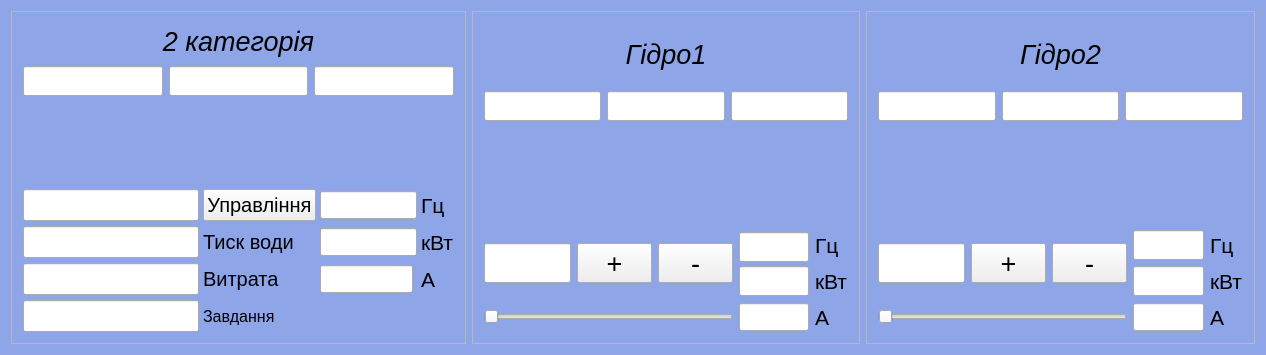
<?xml version="1.0" encoding="UTF-8"?>
<ui version="4.0">
 <class>BigPumpsMon</class>
 <widget class="QWidget" name="BigPumpsMon">
  <property name="geometry">
   <rect>
    <x>0</x>
    <y>0</y>
    <width>1266</width>
    <height>355</height>
   </rect>
  </property>
  <property name="windowTitle">
   <string>Великі насоси</string>
  </property>
  <property name="styleSheet">
   <string notr="true">QWidget#BigPumpsMon { background-color:#8ea5e8}</string>
  </property>
  <layout class="QHBoxLayout" name="horizontalLayout">
   <item>
    <widget class="QFrame" name="kategoria">
     <property name="frameShape">
      <enum>QFrame::StyledPanel</enum>
     </property>
     <property name="frameShadow">
      <enum>QFrame::Raised</enum>
     </property>
     <layout class="QGridLayout" name="gridLayout">
      <property name="horizontalSpacing">
       <number>4</number>
      </property>
      <property name="verticalSpacing">
       <number>5</number>
      </property>
      <item row="7" column="4">
       <widget class="QLabel" name="label_18">
        <property name="font">
         <font>
          <pointsize>16</pointsize>
         </font>
        </property>
        <property name="text">
         <string>кВт</string>
        </property>
       </widget>
      </item>
      <item row="7" column="0">
       <widget class="QLineEdit" name="V0059">
        <property name="font">
         <font>
          <pointsize>15</pointsize>
         </font>
        </property>
        <property name="alignment">
         <set>Qt::AlignCenter</set>
        </property>
        <property name="readOnly">
         <bool>true</bool>
        </property>
       </widget>
      </item>
      <item row="7" column="2" colspan="2">
       <widget class="QLineEdit" name="V0041">
        <property name="font">
         <font>
          <pointsize>13</pointsize>
         </font>
        </property>
        <property name="alignment">
         <set>Qt::AlignCenter</set>
        </property>
        <property name="readOnly">
         <bool>true</bool>
        </property>
       </widget>
      </item>
      <item row="2" column="0" rowspan="2" colspan="2">
       <widget class="QLabel" name="image_3">
        <property name="minimumSize">
         <size>
          <width>290</width>
          <height>80</height>
         </size>
        </property>
        <property name="text">
         <string/>
        </property>
        <property name="pixmap">
         <pixmap resource="../text.qrc">:/text/1.png</pixmap>
        </property>
       </widget>
      </item>
      <item row="9" column="0">
       <widget class="QLineEdit" name="SP0001">
        <property name="font">
         <font>
          <pointsize>15</pointsize>
          <weight>50</weight>
          <bold>false</bold>
         </font>
        </property>
        <property name="alignment">
         <set>Qt::AlignCenter</set>
        </property>
        <property name="readOnly">
         <bool>true</bool>
        </property>
       </widget>
      </item>
      <item row="7" column="1">
       <widget class="QLabel" name="label_20">
        <property name="font">
         <font>
          <pointsize>15</pointsize>
         </font>
        </property>
        <property name="text">
         <string>Тиск води</string>
        </property>
       </widget>
      </item>
      <item row="6" column="4">
       <widget class="QLabel" name="label_17">
        <property name="font">
         <font>
          <pointsize>16</pointsize>
         </font>
        </property>
        <property name="text">
         <string>Гц</string>
        </property>
       </widget>
      </item>
      <item row="9" column="1">
       <widget class="QLabel" name="label">
        <property name="font">
         <font>
          <pointsize>12</pointsize>
         </font>
        </property>
        <property name="text">
         <string>Завдання</string>
        </property>
        <property name="alignment">
         <set>Qt::AlignLeading|Qt::AlignLeft|Qt::AlignVCenter</set>
        </property>
       </widget>
      </item>
      <item row="6" column="0">
       <widget class="QLineEdit" name="C0001">
        <property name="sizePolicy">
         <sizepolicy hsizetype="MinimumExpanding" vsizetype="Fixed">
          <horstretch>0</horstretch>
          <verstretch>0</verstretch>
         </sizepolicy>
        </property>
        <property name="font">
         <font>
          <pointsize>15</pointsize>
         </font>
        </property>
        <property name="alignment">
         <set>Qt::AlignCenter</set>
        </property>
        <property name="readOnly">
         <bool>true</bool>
        </property>
       </widget>
      </item>
      <item row="6" column="2" colspan="2">
       <widget class="QLineEdit" name="V0001">
        <property name="minimumSize">
         <size>
          <width>97</width>
          <height>0</height>
         </size>
        </property>
        <property name="font">
         <font>
          <pointsize>13</pointsize>
         </font>
        </property>
        <property name="inputMethodHints">
         <set>Qt::ImhNone</set>
        </property>
        <property name="text">
         <string/>
        </property>
        <property name="alignment">
         <set>Qt::AlignCenter</set>
        </property>
        <property name="readOnly">
         <bool>true</bool>
        </property>
       </widget>
      </item>
      <item row="6" column="1">
       <widget class="QPushButton" name="Settings">
        <property name="sizePolicy">
         <sizepolicy hsizetype="MinimumExpanding" vsizetype="Fixed">
          <horstretch>0</horstretch>
          <verstretch>0</verstretch>
         </sizepolicy>
        </property>
        <property name="font">
         <font>
          <pointsize>15</pointsize>
         </font>
        </property>
        <property name="text">
         <string>Управління</string>
        </property>
       </widget>
      </item>
      <item row="0" column="0" colspan="5">
       <widget class="QLabel" name="label_11">
        <property name="font">
         <font>
          <pointsize>20</pointsize>
          <italic>true</italic>
         </font>
        </property>
        <property name="text">
         <string>2 категорія</string>
        </property>
        <property name="alignment">
         <set>Qt::AlignCenter</set>
        </property>
       </widget>
      </item>
      <item row="1" column="0" colspan="5">
       <widget class="QFrame" name="frame_1">
        <layout class="QHBoxLayout" name="horizontalLayout_3">
         <property name="leftMargin">
          <number>0</number>
         </property>
         <property name="topMargin">
          <number>0</number>
         </property>
         <property name="rightMargin">
          <number>0</number>
         </property>
         <property name="bottomMargin">
          <number>0</number>
         </property>
         <item>
          <widget class="QLineEdit" name="Work0001">
           <property name="enabled">
            <bool>true</bool>
           </property>
           <property name="minimumSize">
            <size>
             <width>100</width>
             <height>30</height>
            </size>
           </property>
           <property name="font">
            <font>
             <pointsize>12</pointsize>
            </font>
           </property>
           <property name="alignment">
            <set>Qt::AlignCenter</set>
           </property>
           <property name="readOnly">
            <bool>true</bool>
           </property>
          </widget>
         </item>
         <item>
          <widget class="QLineEdit" name="Link0001">
           <property name="minimumSize">
            <size>
             <width>100</width>
             <height>30</height>
            </size>
           </property>
           <property name="font">
            <font>
             <pointsize>12</pointsize>
            </font>
           </property>
           <property name="alignment">
            <set>Qt::AlignCenter</set>
           </property>
           <property name="readOnly">
            <bool>true</bool>
           </property>
          </widget>
         </item>
         <item>
          <widget class="QLineEdit" name="Alarm0001">
           <property name="minimumSize">
            <size>
             <width>100</width>
             <height>30</height>
            </size>
           </property>
           <property name="font">
            <font>
             <pointsize>12</pointsize>
            </font>
           </property>
           <property name="alignment">
            <set>Qt::AlignCenter</set>
           </property>
           <property name="readOnly">
            <bool>true</bool>
           </property>
          </widget>
         </item>
        </layout>
       </widget>
      </item>
      <item row="8" column="0">
       <widget class="QLineEdit" name="V0058">
        <property name="font">
         <font>
          <pointsize>15</pointsize>
         </font>
        </property>
        <property name="alignment">
         <set>Qt::AlignCenter</set>
        </property>
        <property name="readOnly">
         <bool>true</bool>
        </property>
       </widget>
      </item>
      <item row="8" column="1">
       <widget class="QLabel" name="label_21">
        <property name="font">
         <font>
          <pointsize>15</pointsize>
         </font>
        </property>
        <property name="text">
         <string>Витрата</string>
        </property>
       </widget>
      </item>
      <item row="8" column="2">
       <widget class="QLineEdit" name="V0021">
        <property name="font">
         <font>
          <pointsize>13</pointsize>
         </font>
        </property>
        <property name="alignment">
         <set>Qt::AlignCenter</set>
        </property>
        <property name="readOnly">
         <bool>true</bool>
        </property>
       </widget>
      </item>
      <item row="8" column="4">
       <widget class="QLabel" name="label_19">
        <property name="font">
         <font>
          <pointsize>16</pointsize>
         </font>
        </property>
        <property name="text">
         <string>А</string>
        </property>
       </widget>
      </item>
     </layout>
    </widget>
   </item>
   <item>
    <widget class="QFrame" name="Gidro1">
     <property name="frameShape">
      <enum>QFrame::StyledPanel</enum>
     </property>
     <property name="frameShadow">
      <enum>QFrame::Raised</enum>
     </property>
     <layout class="QGridLayout" name="gridLayout_3">
      <item row="2" column="3">
       <widget class="QLineEdit" name="V0002">
        <property name="minimumSize">
         <size>
          <width>55</width>
          <height>30</height>
         </size>
        </property>
        <property name="maximumSize">
         <size>
          <width>16777215</width>
          <height>25</height>
         </size>
        </property>
        <property name="font">
         <font>
          <pointsize>13</pointsize>
         </font>
        </property>
        <property name="inputMethodHints">
         <set>Qt::ImhNone</set>
        </property>
        <property name="text">
         <string/>
        </property>
        <property name="alignment">
         <set>Qt::AlignCenter</set>
        </property>
        <property name="readOnly">
         <bool>true</bool>
        </property>
       </widget>
      </item>
      <item row="2" column="0" rowspan="2">
       <widget class="QLineEdit" name="C0002">
        <property name="minimumSize">
         <size>
          <width>55</width>
          <height>40</height>
         </size>
        </property>
        <property name="font">
         <font>
          <pointsize>15</pointsize>
         </font>
        </property>
        <property name="alignment">
         <set>Qt::AlignCenter</set>
        </property>
        <property name="readOnly">
         <bool>true</bool>
        </property>
       </widget>
      </item>
      <item row="4" column="0" colspan="3">
       <widget class="QSlider" name="C0002slider">
        <property name="minimumSize">
         <size>
          <width>240</width>
          <height>30</height>
         </size>
        </property>
        <property name="maximum">
         <number>4000</number>
        </property>
        <property name="orientation">
         <enum>Qt::Horizontal</enum>
        </property>
       </widget>
      </item>
      <item row="2" column="4">
       <widget class="QLabel" name="label_8">
        <property name="font">
         <font>
          <pointsize>16</pointsize>
         </font>
        </property>
        <property name="text">
         <string>Гц</string>
        </property>
       </widget>
      </item>
      <item row="0" column="0" colspan="5">
       <layout class="QVBoxLayout" name="verticalLayout_2">
        <item>
         <widget class="QLabel" name="label_14">
          <property name="font">
           <font>
            <pointsize>20</pointsize>
            <italic>true</italic>
           </font>
          </property>
          <property name="text">
           <string>Гідро1</string>
          </property>
          <property name="alignment">
           <set>Qt::AlignCenter</set>
          </property>
         </widget>
        </item>
        <item>
         <layout class="QHBoxLayout" name="horizontalLayout_4">
          <item>
           <widget class="QLineEdit" name="Work0002">
            <property name="minimumSize">
             <size>
              <width>100</width>
              <height>30</height>
             </size>
            </property>
            <property name="font">
             <font>
              <family>MS Shell Dlg 2</family>
              <pointsize>12</pointsize>
             </font>
            </property>
            <property name="alignment">
             <set>Qt::AlignCenter</set>
            </property>
            <property name="readOnly">
             <bool>true</bool>
            </property>
           </widget>
          </item>
          <item>
           <widget class="QLineEdit" name="Link0002">
            <property name="minimumSize">
             <size>
              <width>100</width>
              <height>30</height>
             </size>
            </property>
            <property name="font">
             <font>
              <pointsize>12</pointsize>
             </font>
            </property>
            <property name="alignment">
             <set>Qt::AlignCenter</set>
            </property>
            <property name="readOnly">
             <bool>true</bool>
            </property>
           </widget>
          </item>
          <item>
           <widget class="QLineEdit" name="Alarm0002">
            <property name="minimumSize">
             <size>
              <width>100</width>
              <height>30</height>
             </size>
            </property>
            <property name="font">
             <font>
              <pointsize>12</pointsize>
             </font>
            </property>
            <property name="alignment">
             <set>Qt::AlignCenter</set>
            </property>
            <property name="readOnly">
             <bool>true</bool>
            </property>
           </widget>
          </item>
         </layout>
        </item>
       </layout>
      </item>
      <item row="2" column="1" rowspan="2">
       <widget class="QPushButton" name="ButtonPlus_5">
        <property name="minimumSize">
         <size>
          <width>75</width>
          <height>40</height>
         </size>
        </property>
        <property name="font">
         <font>
          <pointsize>20</pointsize>
         </font>
        </property>
        <property name="text">
         <string>+</string>
        </property>
       </widget>
      </item>
      <item row="4" column="4">
       <widget class="QLabel" name="label_16">
        <property name="font">
         <font>
          <pointsize>16</pointsize>
         </font>
        </property>
        <property name="text">
         <string>А</string>
        </property>
       </widget>
      </item>
      <item row="3" column="3">
       <widget class="QLineEdit" name="V0042">
        <property name="minimumSize">
         <size>
          <width>55</width>
          <height>30</height>
         </size>
        </property>
        <property name="font">
         <font>
          <pointsize>13</pointsize>
         </font>
        </property>
        <property name="alignment">
         <set>Qt::AlignCenter</set>
        </property>
        <property name="readOnly">
         <bool>true</bool>
        </property>
       </widget>
      </item>
      <item row="3" column="4">
       <widget class="QLabel" name="label_15">
        <property name="font">
         <font>
          <pointsize>16</pointsize>
         </font>
        </property>
        <property name="text">
         <string>кВт</string>
        </property>
       </widget>
      </item>
      <item row="4" column="3">
       <widget class="QLineEdit" name="V0022">
        <property name="minimumSize">
         <size>
          <width>55</width>
          <height>25</height>
         </size>
        </property>
        <property name="font">
         <font>
          <pointsize>13</pointsize>
         </font>
        </property>
        <property name="alignment">
         <set>Qt::AlignCenter</set>
        </property>
        <property name="readOnly">
         <bool>true</bool>
        </property>
       </widget>
      </item>
      <item row="2" column="2" rowspan="2">
       <widget class="QPushButton" name="ButtonMinus_5">
        <property name="minimumSize">
         <size>
          <width>75</width>
          <height>40</height>
         </size>
        </property>
        <property name="font">
         <font>
          <pointsize>20</pointsize>
         </font>
        </property>
        <property name="text">
         <string>-</string>
        </property>
       </widget>
      </item>
      <item row="1" column="0" colspan="4">
       <widget class="QLabel" name="image">
        <property name="minimumSize">
         <size>
          <width>290</width>
          <height>80</height>
         </size>
        </property>
        <property name="text">
         <string/>
        </property>
        <property name="pixmap">
         <pixmap resource="../text.qrc">:/text/1.png</pixmap>
        </property>
       </widget>
      </item>
     </layout>
    </widget>
   </item>
   <item>
    <widget class="QFrame" name="Gidro2">
     <property name="frameShape">
      <enum>QFrame::StyledPanel</enum>
     </property>
     <property name="frameShadow">
      <enum>QFrame::Raised</enum>
     </property>
     <layout class="QGridLayout" name="gridLayout_2">
      <item row="0" column="0" colspan="5">
       <layout class="QVBoxLayout" name="verticalLayout_3">
        <item>
         <widget class="QLabel" name="label_6">
          <property name="font">
           <font>
            <pointsize>20</pointsize>
            <italic>true</italic>
           </font>
          </property>
          <property name="text">
           <string>Гідро2</string>
          </property>
          <property name="alignment">
           <set>Qt::AlignCenter</set>
          </property>
         </widget>
        </item>
        <item>
         <layout class="QHBoxLayout" name="horizontalLayout_2">
          <item>
           <widget class="QLineEdit" name="Work0003">
            <property name="minimumSize">
             <size>
              <width>100</width>
              <height>30</height>
             </size>
            </property>
            <property name="font">
             <font>
              <pointsize>12</pointsize>
             </font>
            </property>
            <property name="alignment">
             <set>Qt::AlignCenter</set>
            </property>
            <property name="readOnly">
             <bool>true</bool>
            </property>
           </widget>
          </item>
          <item>
           <widget class="QLineEdit" name="Link0003">
            <property name="minimumSize">
             <size>
              <width>100</width>
              <height>30</height>
             </size>
            </property>
            <property name="font">
             <font>
              <pointsize>12</pointsize>
             </font>
            </property>
            <property name="alignment">
             <set>Qt::AlignCenter</set>
            </property>
            <property name="readOnly">
             <bool>true</bool>
            </property>
           </widget>
          </item>
          <item>
           <widget class="QLineEdit" name="Alarm0003">
            <property name="minimumSize">
             <size>
              <width>100</width>
              <height>30</height>
             </size>
            </property>
            <property name="font">
             <font>
              <pointsize>12</pointsize>
             </font>
            </property>
            <property name="alignment">
             <set>Qt::AlignCenter</set>
            </property>
            <property name="readOnly">
             <bool>true</bool>
            </property>
           </widget>
          </item>
         </layout>
        </item>
       </layout>
      </item>
      <item row="1" column="0" colspan="4">
       <widget class="QLabel" name="image_2">
        <property name="minimumSize">
         <size>
          <width>290</width>
          <height>80</height>
         </size>
        </property>
        <property name="text">
         <string/>
        </property>
        <property name="pixmap">
         <pixmap resource="../text.qrc">:/text/1.png</pixmap>
        </property>
       </widget>
      </item>
      <item row="2" column="0" rowspan="2">
       <widget class="QLineEdit" name="C0003">
        <property name="minimumSize">
         <size>
          <width>55</width>
          <height>40</height>
         </size>
        </property>
        <property name="font">
         <font>
          <pointsize>15</pointsize>
         </font>
        </property>
        <property name="alignment">
         <set>Qt::AlignCenter</set>
        </property>
        <property name="readOnly">
         <bool>true</bool>
        </property>
       </widget>
      </item>
      <item row="2" column="1" rowspan="2">
       <widget class="QPushButton" name="ButtonPlus_3">
        <property name="minimumSize">
         <size>
          <width>75</width>
          <height>40</height>
         </size>
        </property>
        <property name="font">
         <font>
          <pointsize>20</pointsize>
         </font>
        </property>
        <property name="text">
         <string>+</string>
        </property>
       </widget>
      </item>
      <item row="2" column="2" rowspan="2">
       <widget class="QPushButton" name="ButtonMinus_3">
        <property name="minimumSize">
         <size>
          <width>75</width>
          <height>40</height>
         </size>
        </property>
        <property name="font">
         <font>
          <pointsize>20</pointsize>
         </font>
        </property>
        <property name="text">
         <string>-</string>
        </property>
       </widget>
      </item>
      <item row="2" column="3">
       <widget class="QLineEdit" name="V0003">
        <property name="minimumSize">
         <size>
          <width>55</width>
          <height>30</height>
         </size>
        </property>
        <property name="maximumSize">
         <size>
          <width>16777215</width>
          <height>30</height>
         </size>
        </property>
        <property name="font">
         <font>
          <pointsize>13</pointsize>
         </font>
        </property>
        <property name="inputMethodHints">
         <set>Qt::ImhNone</set>
        </property>
        <property name="text">
         <string/>
        </property>
        <property name="alignment">
         <set>Qt::AlignCenter</set>
        </property>
        <property name="readOnly">
         <bool>true</bool>
        </property>
       </widget>
      </item>
      <item row="2" column="4">
       <widget class="QLabel" name="label_4">
        <property name="font">
         <font>
          <pointsize>16</pointsize>
         </font>
        </property>
        <property name="text">
         <string>Гц</string>
        </property>
       </widget>
      </item>
      <item row="3" column="3">
       <widget class="QLineEdit" name="V0043">
        <property name="minimumSize">
         <size>
          <width>55</width>
          <height>30</height>
         </size>
        </property>
        <property name="font">
         <font>
          <pointsize>13</pointsize>
         </font>
        </property>
        <property name="alignment">
         <set>Qt::AlignCenter</set>
        </property>
        <property name="readOnly">
         <bool>true</bool>
        </property>
       </widget>
      </item>
      <item row="3" column="4">
       <widget class="QLabel" name="label_9">
        <property name="font">
         <font>
          <pointsize>16</pointsize>
         </font>
        </property>
        <property name="text">
         <string>кВт</string>
        </property>
       </widget>
      </item>
      <item row="4" column="0" colspan="3">
       <widget class="QSlider" name="C0003slider">
        <property name="minimumSize">
         <size>
          <width>240</width>
          <height>30</height>
         </size>
        </property>
        <property name="maximum">
         <number>4000</number>
        </property>
        <property name="orientation">
         <enum>Qt::Horizontal</enum>
        </property>
       </widget>
      </item>
      <item row="4" column="3">
       <widget class="QLineEdit" name="V0023">
        <property name="minimumSize">
         <size>
          <width>55</width>
          <height>25</height>
         </size>
        </property>
        <property name="font">
         <font>
          <pointsize>13</pointsize>
         </font>
        </property>
        <property name="alignment">
         <set>Qt::AlignCenter</set>
        </property>
        <property name="readOnly">
         <bool>true</bool>
        </property>
       </widget>
      </item>
      <item row="4" column="4">
       <widget class="QLabel" name="label_10">
        <property name="font">
         <font>
          <pointsize>16</pointsize>
         </font>
        </property>
        <property name="text">
         <string>А</string>
        </property>
       </widget>
      </item>
     </layout>
    </widget>
   </item>
  </layout>
 </widget>
 <layoutdefault spacing="6" margin="11"/>
 <resources>
  <include location="../text.qrc"/>
 </resources>
 <connections/>
</ui>
